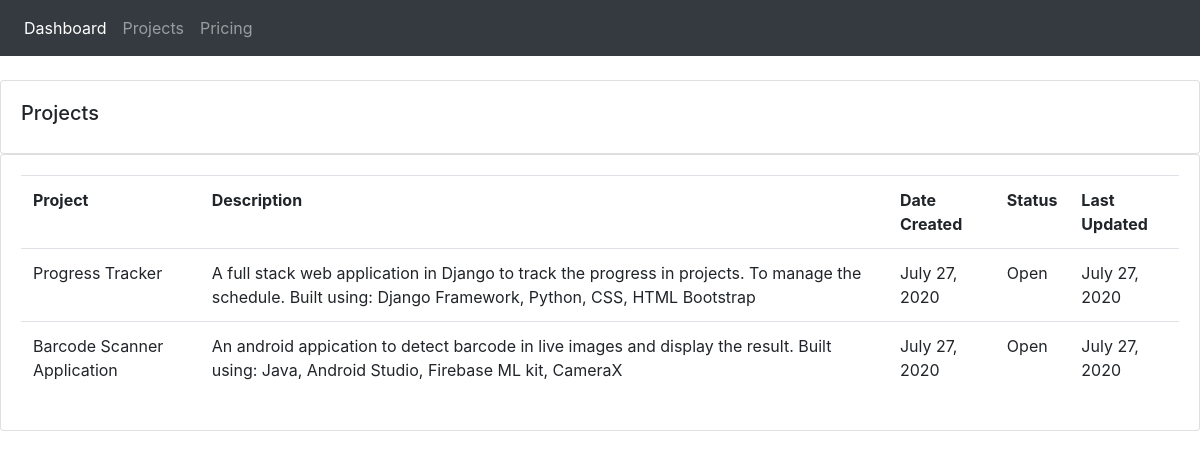
The page /system/projects/ on the database its author committed.
### System/models.py (models this page shows, shortened)
class Project(models.Model):
    PROJECT_STATUS = (
        ("Open", "Open"),
        ("Closed", "Closed")
    )
    name = models.CharField(max_length=50)
    description = models.TextField(max_length=1000)
    date_created = models.DateField(auto_now=True)
    last_updated = models.DateField(auto_now=True)
    status = models.CharField(max_length=200, choices=PROJECT_STATUS, default="Open", null=True)

### System/views.py (the view)
# urls.py: path('projects/', views.projects_view, name="projects"),
def projects_view(request):
    projects = Project.objects.all()
    return render(request, "project.html", {
        "projects": projects
    })

### System/templates/project.html
{% extends "base.html" %}
{% block content %}
		<br>
		<div class="row">
			<div class="col-md">
				<div class="card card-body">
					<h5>Projects</h5>
				</div>
				<div class="card card-body">
					<table class="table">
						<tr>
							<th>Project</th>
							<th>Description</th>
							<th>Date Created</th>
                            <th>Status</th>
                            <th>Last Updated</th>
						</tr>
						{% for project in projects %}
							<tr>
								<td>{{project.name}}</td>
								<td>{{project.description}}</td>
								<td>{{project.date_created}}</td>
								<td>{{project.status}}</td>
								<td>{{project.last_updated}}</td>
							</tr>
						{% endfor %}
					</table>
				</div>
			</div>
		</div>
{% endblock content %}

### System/static/css/style.css (style rules this page uses)
body { background-color: #ebeff5; }

### rows shown on the page
Project: name "Progress Tracker", description "A full stack web application in Django to track the progress in projects. To manage the schedule. Built using: Django Framework, Python, CSS, HTML Bootstrap", date_created "July 27, 2020", status "Open", last_updated "July 27, 2020"
Project: name "Barcode Scanner Application", description "An android appication to detect barcode in live images and display the result. Built using: Java, Android Studio, Firebase ML kit, CameraX", date_created "July 27, 2020", status "Open", last_updated "July 27, 2020"
